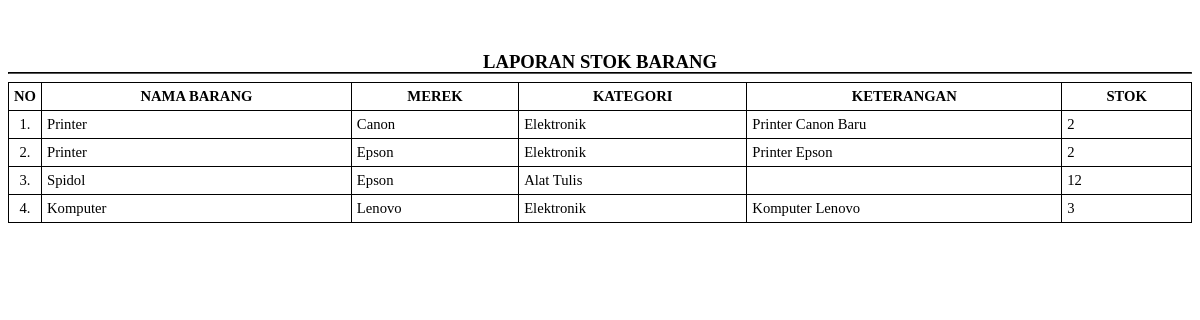
The page /laporanstokbarang.php (signed in) on the database its author committed.
### tables this page shows
CREATE TABLE `barang` (
  `id_barang` int(11) NOT NULL,
  `id_merek` int(11) NOT NULL,
  `id_kategori` int(11) NOT NULL,
  `nama_barang` varchar(128) NOT NULL,
  `keterangan` varchar(255) NOT NULL,
  `stok` int(11) NOT NULL
);

CREATE TABLE `merek` (
  `id_merek` int(11) NOT NULL,
  `nama_merek` varchar(128) NOT NULL,
  `keterangan` varchar(255) NOT NULL
);

CREATE TABLE `kategori` (
  `id_kategori` int(11) NOT NULL,
  `nama_kategori` varchar(128) NOT NULL,
  `keterangan` varchar(255) NOT NULL
);

### function.php (called while the page is built, shortened)
<?php
$conn = mysqli_connect('localhost', 'root', '', 'inventarislab');
function select($query) {
    global $conn;
    $result = mysqli_query($conn, $query);
    $rows = [];
    while($row = mysqli_fetch_assoc($result)) {
        $rows[] = $row;
    }
    return $rows;
}
?>

### laporanstokbarang.php (the view, shortened to what this page needs)
<html>
<head>
</head>
<body>
    <?php
    require 'function.php';
    $barang = select("SELECT a.id_barang, a.id_merek, a.id_kategori,
                    a.nama_barang, b.nama_merek, c.nama_kategori, a.keterangan, a.stok
                    FROM barang a JOIN merek b ON a.id_merek = b.id_merek JOIN kategori c
                    ON a.id_kategori = c.id_kategori");
    ?>
    <div style="page-break-after:always;text-align:center;margin-top:5%;">
        <div style="line-height:5px;">
            <h2>LAPORAN STOK BARANG</h2>
        </div>
        <hr style="border-color:black;">
        <table class="tab">
            <tr>
                <th width="20">NO</th>
                <th>NAMA BARANG</th>
                <th>MEREK</th>
                <th>KATEGORI</th>
                <th>KETERANGAN</th>
                <th>STOK</th>
            </tr>
            <?php $n=1; foreach($barang as $row){ ?>
            <tr>
                <td align="center"><?= $n++.'.'; ?></td>
                <td><?= $row['nama_barang']; ?></td>
                <td><?= $row['nama_merek']; ?></td>
                <td><?= $row['nama_kategori']; ?></td>
                <td><?= $row['keterangan']; ?></td>
                <td><?= $row['stok']; ?></td>
            </tr>
            <?php } ?>
        </table>
    </div>
</body>
</html>

### laporanstokbarang.php (style rules this page uses)
h2 { padding: 0px; margin: 0px; font-size: 14pt; }
table { border-collapse: collapse; border: 1px solid #000; font-size: 11pt; }
th, td { border: 1px solid #000; padding: 5px; }
table.tab { table-layout: auto; width: 100%; }

### rows shown on the page
barang: nama_barang "Printer", id_merek.nama_merek "Canon", id_kategori.nama_kategori "Elektronik", keterangan "Printer Canon Baru", stok "2"
barang: nama_barang "Printer", id_merek.nama_merek "Epson", id_kategori.nama_kategori "Elektronik", keterangan "Printer Epson", stok "2"
barang: nama_barang "Spidol", id_merek.nama_merek "Epson", id_kategori.nama_kategori "Alat Tulis", stok "12"
barang: nama_barang "Komputer", id_merek.nama_merek "Lenovo", id_kategori.nama_kategori "Elektronik", keterangan "Komputer Lenovo", stok "3"
